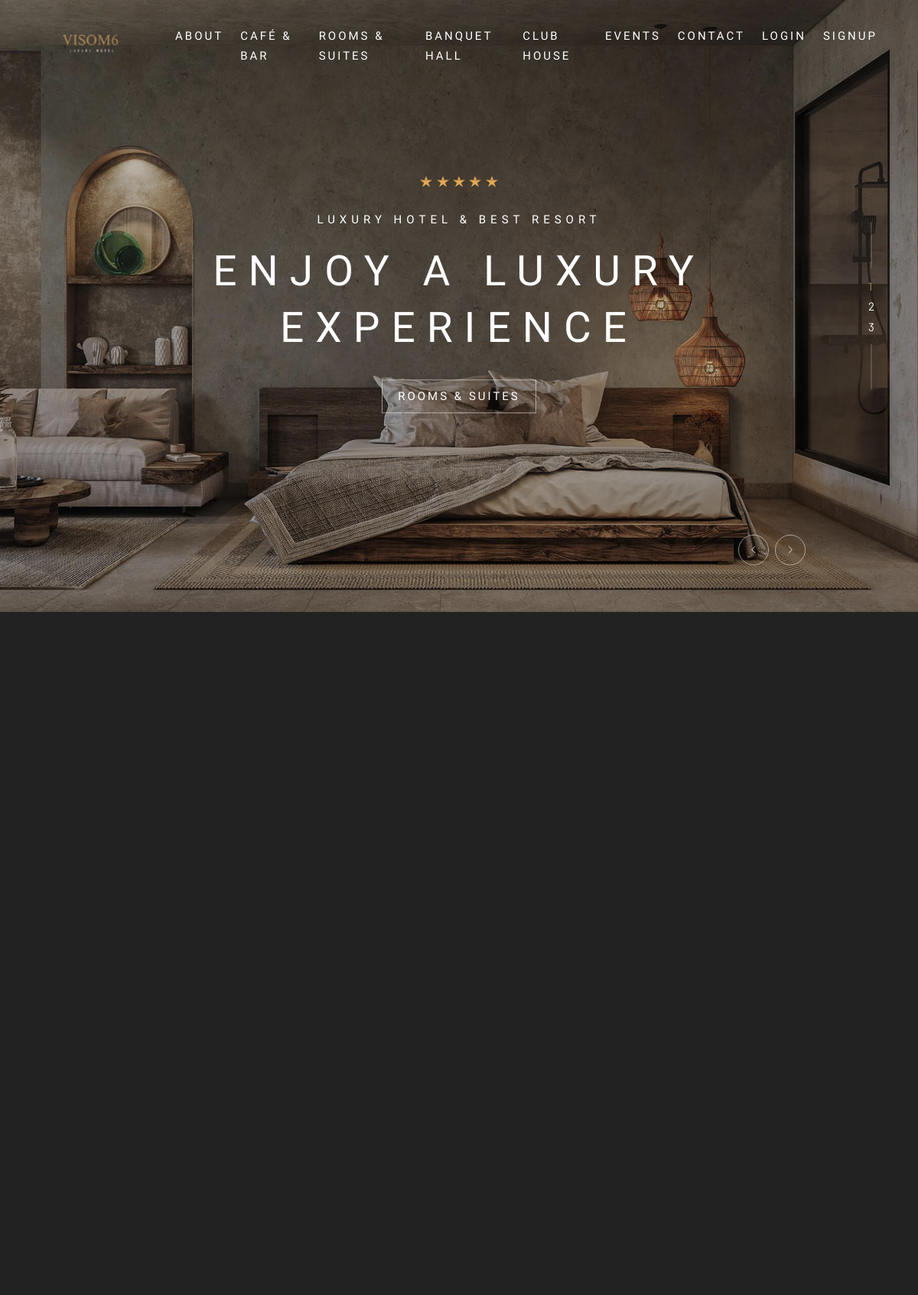
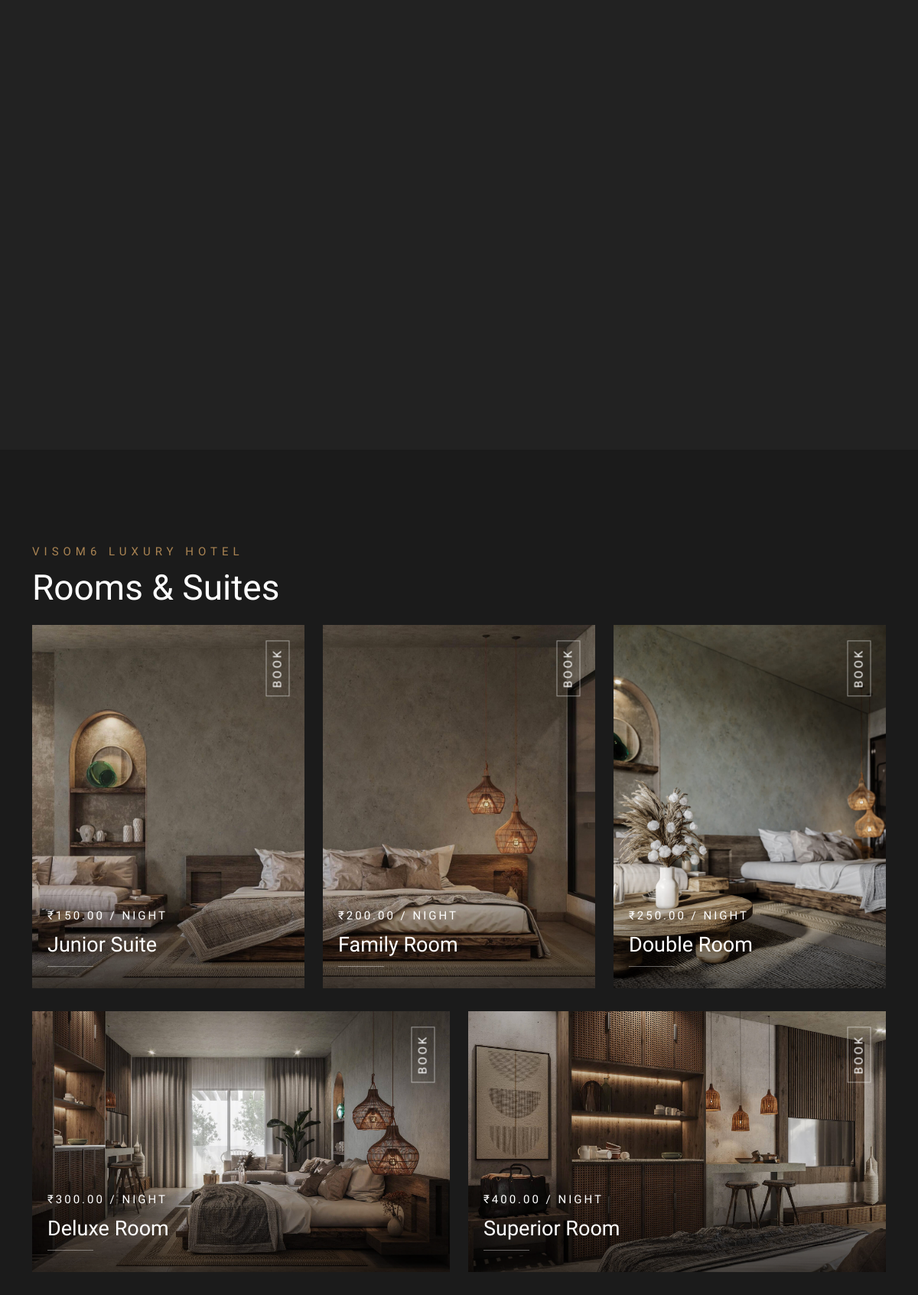
The app's page /index/ (upper part) with its own data (2 pictures, top to bottom).
### visom6/models.py (models this page shows, shortened)
class Room(models.Model):
    ROOM_TYPES = [
        ('junior_suite', 'Junior Suite'),
        ('family_room', 'Family Room'),
        ('double_room', 'Double Room'),
        ('deluxe_room', 'Deluxe Room'),
        ('superior_room', 'Superior Room'),
    ]
    room_type = models.CharField(max_length=20, choices=ROOM_TYPES, unique=True)
    price_per_night = models.DecimalField(max_digits=6, decimal_places=2)
    description = models.TextField(blank=True, null=True)
    image = models.ImageField(upload_to='rooms/', blank=True, null=True)
    image1 = models.ImageField(upload_to='rooms/', blank=True, null=True)
    image2= models.ImageField(upload_to='rooms/', blank=True, null=True)
    max_persons = models.IntegerField()
    total_rooms = models.IntegerField(default=0)  # Total number of rooms of this type
    booked_rooms = models.IntegerField(default=0)  # Number of currently booked rooms

### visom6/views.py (the view)
# urls.py: path('index/',views.index),
def index(request):
    rooms = Room.objects.all()
    user_id = request.user.id  # Get the logged-in user's ID
    return render(request,"index.html", {'rooms': rooms})

### templates/index.html (shortened to what this page needs)
{% load static %}
{% include "header.html" %}
    <header class="header slider-fade">
        <div class="owl-carousel owl-theme">
            <div class="text-center item bg-img" data-overlay-dark="2" data-background="{% static 'img/slider/2.jpg' %}">
                <div class="v-middle caption">
                    <div class="container">
                        <div class="row">
                            <div class="col-md-10 offset-md-1">
                                <span>
                                    <i class="star-rating"></i>
                                    <i class="star-rating"></i>
                                    <i class="star-rating"></i>
                                    <i class="star-rating"></i>
                                    <i class="star-rating"></i>
                                </span>
                                <h4>Luxury Hotel & Best Resort</h4>
                                <h1>Enjoy a Luxury Experience</h1>
                                <div class="butn-light mt-30 mb-30"> <a href="rooms.html" data-scroll-nav="1"><span>Rooms & Suites</span></a> </div>
                            </div>
                        </div>
                    </div>
                </div>
            </div>
        </div>
        <div class="reservation">
        </div>
    </header>
    <section class="services section-padding">
        <div class="container">
            <div class="row">
            </div>
        </div>
    </section>
    <section class="about section-padding">
        <div class="container">
            <div class="row">
            </div>
        </div>
    </section>
    <section class="rooms1 section-padding bg-darkblack" data-scroll-index="1">
        <div class="container">
            <div class="row">
                <div class="col-md-12">
                    <div class="section-subtitle">Visom6 Luxury Hotel</div>
                    <div class="section-title">Rooms & Suites</div>
                </div>
            </div>
            <div class="row">
                {% for room in rooms %}
                    {% if forloop.counter < 4 %}
                    <div class="col-md-4">
                        <div class="item">
                            <div class="position-re o-hidden">
                                <img src="{{ room.image.url }}" alt="{{ room.get_room_type_display }}">
                            </div>
                            <span class="category"><a href="{% url 'booking_room' room.id %}">Book</a></span>
                            <div class="con">
                                <h6><a href="{% url 'room_detail' room.id %}">₹{{ room.price_per_night }} / Night</a></h6>
                                <h5><a href="{% url 'room_detail' room.id %}">{{ room.get_room_type_display }}</a></h5>
                                <div class="line"></div>
                            </div>
                        </div>
                    </div>
                    {% elif forloop.counter >= 4 and forloop.counter <= 5 %}
                    <div class="col-md-6">
                        <div class="item">
                            <div class="position-re o-hidden">
                                <img src="{{ room.image.url }}" alt="{{ room.get_room_type_display }}">
                            </div>
                            <span class="category"><a href="{% url 'booking_room' room.id %}">Book</a></span>
                            <div class="con">
                                <h6><a href="{% url 'room_detail' room.id %}">₹{{ room.price_per_night }} / Night</a></h6>
                                <h5><a href="{% url 'room_detail' room.id %}">{{ room.get_room_type_display }}</a></h5>
                                <div class="line"></div>
                            </div>
                        </div>
                    </div>
                    {% endif %}
                {% endfor %}
            </div>
        </div>
    </section>
{% include "footer.html" %}

### records on screen
Room: image (picture), price_per_night "150.00", room_type "Junior Suite"
Room: image (picture), price_per_night "200.00", room_type "Family Room"
Room: image (picture), price_per_night "250.00", room_type "Double Room"
Room: image (picture), price_per_night "300.00", room_type "Deluxe Room"
Room: image (picture), price_per_night "400.00", room_type "Superior Room"
